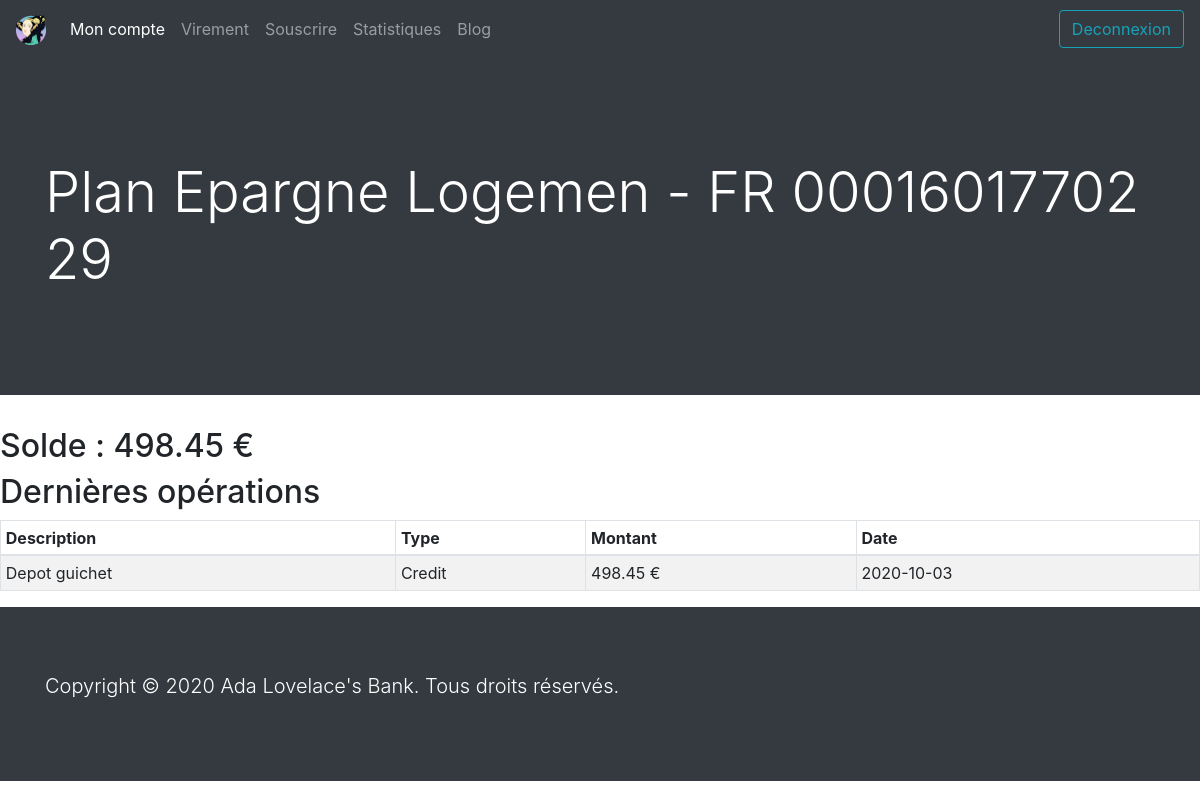
Page /account.php?account=3 (signed in) on the earlier database version.
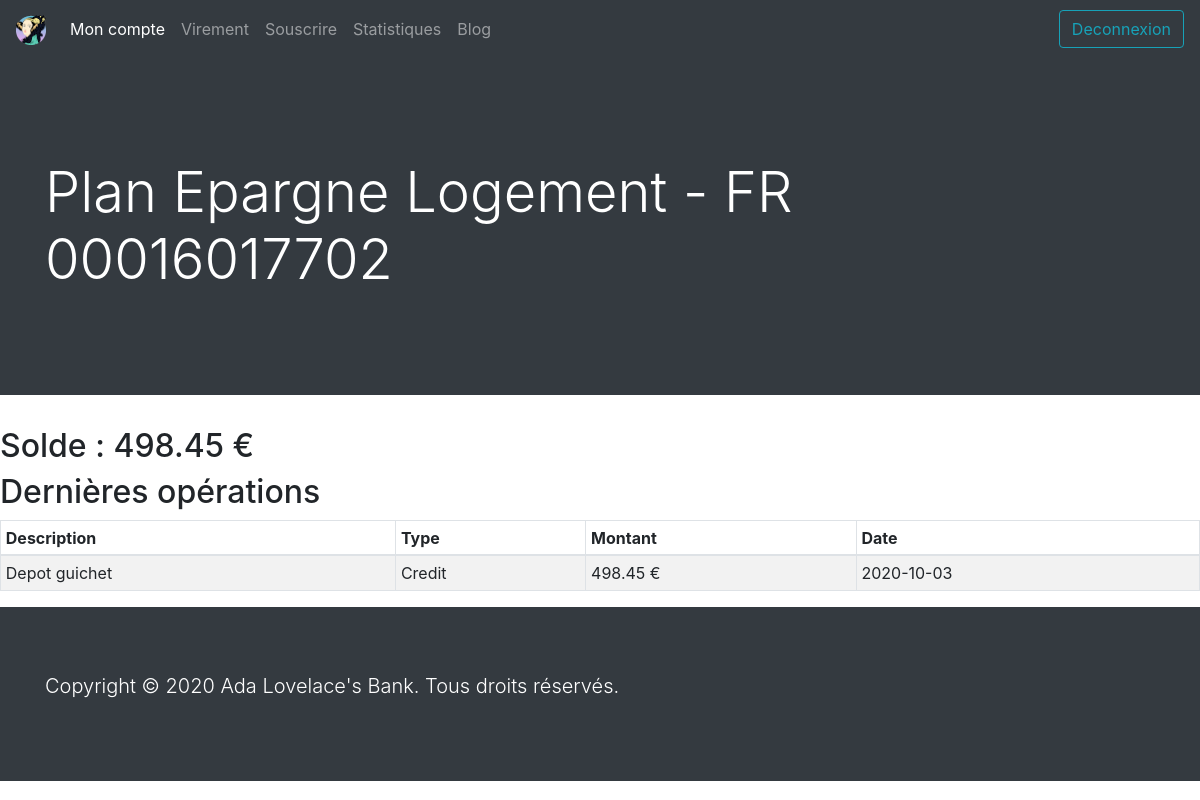
Same page on the later database version.
### tables this page shows
CREATE TABLE alb_accounts (
		a_id TINYINT UNSIGNED NOT NULL AUTO_INCREMENT UNIQUE,
		a_user_id INT UNSIGNED NOT NULL,
		a_number VARCHAR(35) NOT NULL UNIQUE,
		a_type VARCHAR(30) NOT NULL,
		a_balance DECIMAL(11,2) NOT NULL,
		a_creation_date DATE NOT NULL,
		PRIMARY KEY (a_id),
		CONSTRAINT fk_user_id
			FOREIGN KEY (a_user_id)
			REFERENCES alb_users(u_id)
	);

### page/database.php (called while the page is built, shortened)
<?php
function getAccount($db, $accountId) {
    $query = $db->prepare("SELECT * FROM alb_accounts WHERE a_id = :accountId");
    $query->execute(["accountId" => $accountId]);
    return $query->fetch(PDO::FETCH_ASSOC);
}
function getTransact($db, $accountId) {
    $query = $db->prepare("SELECT * FROM alb_transactions WHERE t_account_id = :accountId");
    $query->execute(["accountId" => $accountId]);
    return $query->fetchall(PDO::FETCH_ASSOC);
}

### account.php (the view, shortened to what this page needs)
<?php
  if(isset($_GET['account']) && !empty($_GET['account'])) {
    $accountId = htmlspecialchars($_GET['account']);
    require_once "page/database.php";
    $db = dbConnect();
    $account = getAccount($db, $accountId);
    $transact = getTransact($db, $accountId);
  }
  $cnxState = 'Deconnexion';
  $title = $account['a_type'] . " - " . $account['a_number'];
  include "page/header.php";
?>
  <main class="table-responsive">
    <h2>Solde : <?= $account['a_balance'] ?> €</h2>
    <h2>Dernières opérations</h2>
    <table class="table table-striped table-bordered table-sm">
      <thead>
      <tr>
          <th class="th-sm">Description</th>
          <th class="th-sm">Type</th>
          <th class="th-sm">Montant</th>
          <th class="th-sm">Date</th>
        </tr>
      </thead>
      <tbody>
        <?php foreach ($transact as $key => $value) { ?>
          <tr>
            <td><?= $value['t_description'] ?></td>
            <td><?= $value['t_type'] ?></td>
            <td><?= $value['t_amount'] ?> €</td>
            <td><?= $value['t_date'] ?></td>
          </tr>
        <?php } ?>
      </tbody>
    </table>
  </main>
<?php
  include "page/footer.php";
?>

### page/header.php (shortened to what this page needs)
<!doctype html>
<html class="no-js" lang="fr">
<head>
  <link rel="stylesheet" href="https://stackpath.bootstrapcdn.com/bootstrap/4.5.2/css/bootstrap.min.css">
  <link rel="stylesheet" href="css/normalize.css">
  <link rel="stylesheet" href="css/main.css">
</head>
<body>
  <nav class="navbar navbar-expand-lg navbar-dark bg-dark">
    <a class="navbar-brand" href="index.php"><img src="img/ADA.png" width="30" height="30" alt=""></a>
    <div class="collapse navbar-collapse" id="navbarNavAltMarkup">
      <ul class="navbar-nav mr-auto">
        <li><a class="nav-link active" href="index.php">Mon compte<span class="sr-only">(current)</span></a></li>
        <li><a class="nav-link" href="virements.php">Virement</a></li>
        <li><a class="nav-link" href="souscrire.php">Souscrire</a></li>
        <li><a class="nav-link" href="statistiques.php">Statistiques</a></li>
        <li><a class="nav-link" href="blog.php">Blog</a></li>
      </ul>
      <form action="disconnect.php" class="form-inline">
        <button class="btn btn-outline-info my-2 my-sm-0" type="submit"><?= $cnxState ?></button>
      </form>
    </div>
  </nav>
  <header class="jumbotron jumbotron-fluid text-white bg-dark">
    <div class="container">
      <h1 class="display-4"><?php echo $title ?></h1>
    </div>
  </header>

Differences in the rows shown:
changed alb_accounts: title "Plan Epargne Logemen - FR 00016017702 29" → "Plan Epargne Logement - FR 00016017702"
